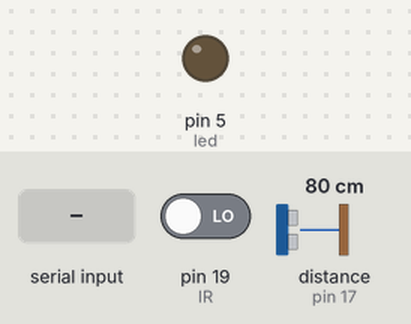
Bench run of a sketch on a simulated Arduino Uno, built with avr-gcc and run on an emulated ATmega328P. Shown: output pins drawn as LEDs (lit = HIGH). Wiring (inferred from the names in the program): ultrasonic range finder: trigger pin 16; echo pin 17. The test bench sets the inputs (shaded band); at power-on: distance to the obstacle (sensor on pin 17) 80 cm, pin 19 (IR) LOW. The echo pulse lasts 58.3 µs per cm; pins used as bus, display or sensor lines are not drawn; what the sketch prints to the serial monitor is not drawn.

Above: at 1.2 s.
1.3 s: "O" received over Serial
At 2.6 s:
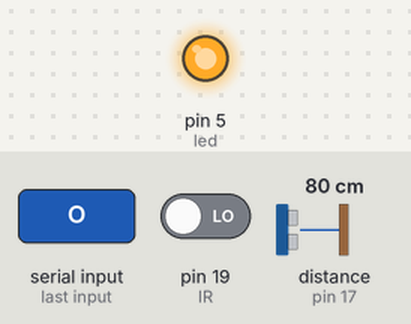
3.5 s: "M" received over Serial
At 5.2 s:
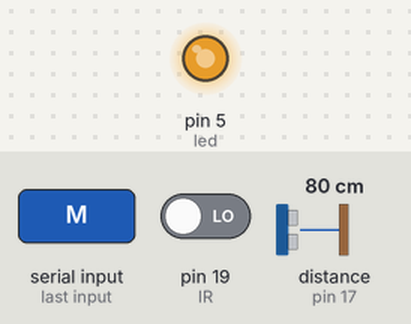
5.5 s: "C" received over Serial
At 6.7 s:
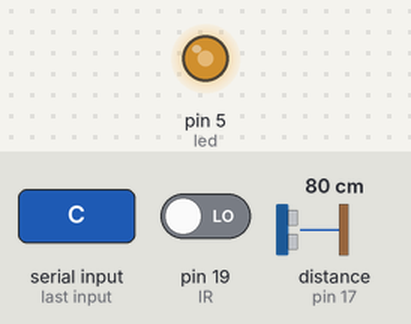
7.5 s: distance to the obstacle (sensor on pin 17) set to 23 cm
9.0 s: distance to the obstacle (sensor on pin 17) set to 18 cm
Timing chart, 0 to 12.0 s (numbered marks = the images above; inputs shaded):
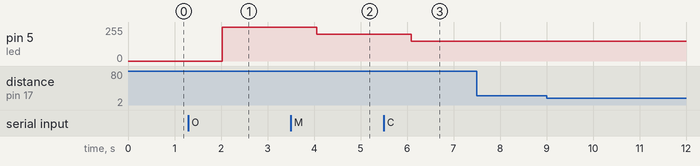

The sketch:

sketch_oct26a.ino
```cpp
const int TRIG_PIN = 16; // Arduino pin connected to Ultrasonic Sensor's TRIG pin
const int ECHO_PIN = 17; // Arduino pin connected to Ultrasonic Sensor's ECHO pin
float duration_us, distance_cm;

// Variable to store text message
String textMessage;
// Create a variable to store Lamp state
String lampState = "HIGH";
int command;
int led = 5;

void setup()
{

 Serial.begin(115200);

 pinMode(TRIG_PIN, OUTPUT); // set arduino pin to output mode
 pinMode(ECHO_PIN, INPUT);  // set arduino pin to input mode

 pinMode(led, OUTPUT);
 digitalWrite(led, LOW);
}
/*
//text message
void control_speed()
{
   if(Serial.available()>0){
   textMessage = Serial.readString();
    Serial.println(textMessage);
    //updateSerial();
    delay(10);
  }
  if(textMessage.indexOf("TURN ON")>=0)
  {
    analogWrite(led, 255);
    }
  if(textMessage.indexOf("MEDIUM")>=0)
    {
      analogWrite(led, 200);
      }
      if(textMessage.indexOf("LOWEST")>=0)
    {
      analogWrite(led, 150);
      }
      if(textMessage.indexOf("TURN OFF")>=0)
    {
      analogWrite(led, 0);
      }
}
*/
void highest()
{
  analogWrite(led, 255);
  }
void medium()
{
  analogWrite(led, 200);
  }
void lowest()
{
  analogWrite(led, 150);
  }
  void stop_mos()
{
  analogWrite(led,0);
  }
void loop()
{
 if (Serial.available() > 0) {
  command = Serial.read();

      if (command == 'O') highest();
      else if (command == 'M') medium();
      else if (command == 'C') lowest();
      else if (command == 'P') stop_mos();
  }
  digitalWrite(TRIG_PIN, LOW);
  delayMicroseconds(2);
  // generate 10-microsecond pulse to TRIG pin
  digitalWrite(TRIG_PIN, HIGH);
  delayMicroseconds(10);
  digitalWrite(TRIG_PIN, LOW);
  // measure duration of pulse from ECHO pin
  duration_us = pulseIn(ECHO_PIN, HIGH);
  // calculate the distance
  distance_cm = 0.017 * duration_us;
  // print the value to Serial Monitor
  //Serial.print("distance: ");
  //Serial.print(distance_cm);
  //Serial.println(" cm");
  //Serial.println(a);
  delay(10);

  int sdata1 = digitalRead(19);        //IR SENSOR
  Serial.println(sdata1);
  int sdata2 = round(distance_cm);    //ULTRASOUND SENSOR
  Serial.println(sdata2);

  if((sdata1 == 1)  || (sdata2 <= 20) || ((sdata1 == 1)  && (sdata2 <= 20)))
  {
      Serial.println("ON");
  }
  else
  {
      Serial.println("OFF");
  }

   delay(1000);

}
```

Measured:
- after the input at 1.3 s, pin 5 (led): 0/255 → 255/255 after 0.73 s
- after the input at 3.5 s, pin 5 (led): 255/255 → 200/255 after 0.56 s
- after the input at 5.5 s, pin 5 (led): 200/255 → 150/255 after 0.59 s
- after the input at 7.5 s, every drawn part: stays the same
- after the input at 9.0 s, every drawn part: stays the same
